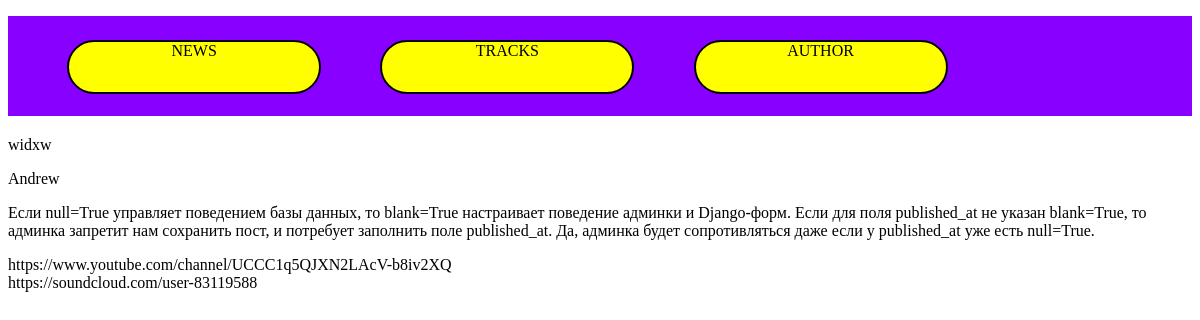
Screenshot of /about_author/ with the database file from the repository.
### news/models.py (models this page shows, shortened)
class Author(models.Model):
	author_pseudo = models.CharField('AUTHOR PSEUDO', max_length = 50)
	author_name = models.CharField('AUTHOR NAME', max_length = 50)
	author_photo = models.ImageField(upload_to = 'images')
	author_text = models.TextField('TEXT', max_length = 5000)
	author_links = models.TextField('LINKS (separate with \';;\')', max_length = 2000)
	class Meta:
		verbose_name = 'Author'
		verbose_name_plural = 'Authors'

### news/views.py (the view)
# urls.py: path('about_author/', views.about_author, name = 'about_author')
def about_author(request):
	try:
		author_info = Author.objects.get(id = 1)
		links = author_info.author_links.split(";;")
	except:
		raise Http404("NOT FOUND")
	return render(request, 'author/about_author.html', {'author_info' : author_info , 'links' : links})

### beats_by_andre/templates/author/about_author.html (shortened to what this page needs)
{% extends "base.html" %}
{% load static %}
{% block content %}
	{% if author_info %}
		<div class="content">
		<p>{{author_info.author_pseudo}}</p>
		<p>{{author_info.author_name}}</p>
		<p>{{author_info.author_text | linebreaksbr}}</p>
		<div class="links_block">
			{% for link in links %}
				<a href="{{link}}">{{link}}</a><br>
			{% endfor %}
		</div>
		</div>
	{% else %}
		NOTHING HERE
	{% endif %}
{% endblock %}

### static/styles/header_footer_and_bg.css (style rules this page uses)
a { text-decoration: none; color: black; }

### rows the page displays
Author: author_pseudo "widxw", author_name "Andrew", author_text "Если null=True управляет поведением базы данных, то blank=True настраивает поведение админки и Django-форм. Если для поля published_at не указан blank=True, то админка запретит нам сохранить пост, и потребует заполнить поле published_at. Да, админка будет сопротивляться даже если у published_at уже есть null=True."

### other values shown
{{ link }} "https://www.youtube.com/channel/UCCC1q5QJXN2LAcV-b8iv2XQ" "https://soundcloud.com/user-83119588"
